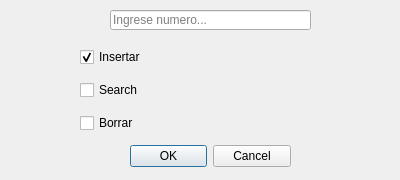
<?xml version="1.0" encoding="UTF-8"?>
<ui version="4.0">
 <class>Dialog</class>
 <widget class="QDialog" name="Dialog">
  <property name="geometry">
   <rect>
    <x>0</x>
    <y>0</y>
    <width>400</width>
    <height>180</height>
   </rect>
  </property>
  <property name="sizePolicy">
   <sizepolicy hsizetype="Preferred" vsizetype="Preferred">
    <horstretch>0</horstretch>
    <verstretch>0</verstretch>
   </sizepolicy>
  </property>
  <property name="minimumSize">
   <size>
    <width>400</width>
    <height>180</height>
   </size>
  </property>
  <property name="maximumSize">
   <size>
    <width>400</width>
    <height>180</height>
   </size>
  </property>
  <property name="windowTitle">
   <string>Insertar y Borrar Valores</string>
  </property>
  <widget class="QDialogButtonBox" name="buttonBox">
   <property name="geometry">
    <rect>
     <x>130</x>
     <y>140</y>
     <width>161</width>
     <height>32</height>
    </rect>
   </property>
   <property name="sizePolicy">
    <sizepolicy hsizetype="Expanding" vsizetype="Expanding">
     <horstretch>0</horstretch>
     <verstretch>0</verstretch>
    </sizepolicy>
   </property>
   <property name="orientation">
    <enum>Qt::Horizontal</enum>
   </property>
   <property name="standardButtons">
    <set>QDialogButtonBox::Cancel|QDialogButtonBox::Ok</set>
   </property>
  </widget>
  <widget class="QLineEdit" name="lineEdit_keys">
   <property name="geometry">
    <rect>
     <x>110</x>
     <y>10</y>
     <width>201</width>
     <height>20</height>
    </rect>
   </property>
   <property name="text">
    <string/>
   </property>
   <property name="placeholderText">
    <string>Ingrese numero...</string>
   </property>
  </widget>
  <widget class="QWidget" name="layoutWidget">
   <property name="geometry">
    <rect>
     <x>80</x>
     <y>40</y>
     <width>261</width>
     <height>100</height>
    </rect>
   </property>
   <layout class="QVBoxLayout" name="verticalLayout">
    <item>
     <widget class="QCheckBox" name="checkBox_insert">
      <property name="text">
       <string>Insertar</string>
      </property>
      <property name="checked">
       <bool>true</bool>
      </property>
     </widget>
    </item>
    <item>
     <widget class="QCheckBox" name="checkBox_Search">
      <property name="text">
       <string>Search</string>
      </property>
     </widget>
    </item>
    <item>
     <widget class="QCheckBox" name="checkBox_delete">
      <property name="text">
       <string>Borrar</string>
      </property>
     </widget>
    </item>
   </layout>
  </widget>
  <zorder>layoutWidget</zorder>
  <zorder>buttonBox</zorder>
  <zorder>lineEdit_keys</zorder>
 </widget>
 <resources/>
 <connections>
  <connection>
   <sender>buttonBox</sender>
   <signal>accepted()</signal>
   <receiver>Dialog</receiver>
   <slot>accept()</slot>
   <hints>
    <hint type="sourcelabel">
     <x>248</x>
     <y>254</y>
    </hint>
    <hint type="destinationlabel">
     <x>157</x>
     <y>274</y>
    </hint>
   </hints>
  </connection>
  <connection>
   <sender>buttonBox</sender>
   <signal>rejected()</signal>
   <receiver>Dialog</receiver>
   <slot>reject()</slot>
   <hints>
    <hint type="sourcelabel">
     <x>316</x>
     <y>260</y>
    </hint>
    <hint type="destinationlabel">
     <x>286</x>
     <y>274</y>
    </hint>
   </hints>
  </connection>
 </connections>
</ui>
